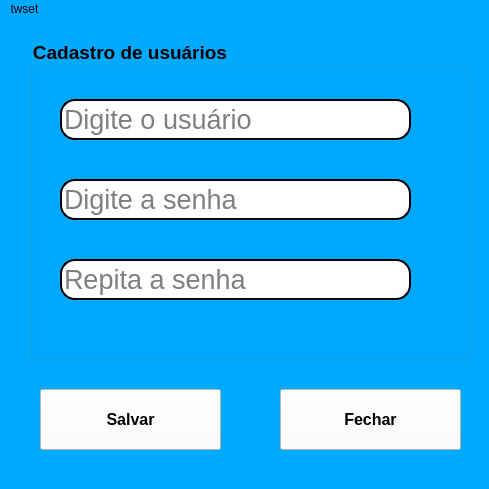
<?xml version="1.0" encoding="UTF-8"?>
<ui version="4.0">
 <class>MainWindow</class>
 <widget class="QMainWindow" name="MainWindow">
  <property name="geometry">
   <rect>
    <x>0</x>
    <y>0</y>
    <width>489</width>
    <height>489</height>
   </rect>
  </property>
  <property name="windowTitle">
   <string>MainWindow</string>
  </property>
  <property name="styleSheet">
   <string notr="true">background-color: rgb(0, 170, 255);</string>
  </property>
  <widget class="QWidget" name="centralwidget">
   <widget class="QGroupBox" name="groupBox">
    <property name="geometry">
     <rect>
      <x>30</x>
      <y>20</y>
      <width>441</width>
      <height>321</height>
     </rect>
    </property>
    <property name="font">
     <font>
      <pointsize>14</pointsize>
      <weight>75</weight>
      <bold>true</bold>
     </font>
    </property>
    <property name="contextMenuPolicy">
     <enum>Qt::NoContextMenu</enum>
    </property>
    <property name="title">
     <string>Cadastro de usuários</string>
    </property>
    <widget class="QLineEdit" name="le_usuario">
     <property name="geometry">
      <rect>
       <x>30</x>
       <y>60</y>
       <width>351</width>
       <height>41</height>
      </rect>
     </property>
     <property name="font">
      <font>
       <pointsize>20</pointsize>
      </font>
     </property>
     <property name="styleSheet">
      <string notr="true">background-color:rgb(255,255,255);
border-radius:15px;
border-style:outset;
border-width:2px;</string>
     </property>
     <property name="text">
      <string/>
     </property>
     <property name="placeholderText">
      <string>Digite o usuário</string>
     </property>
    </widget>
    <widget class="QLineEdit" name="le_senha">
     <property name="geometry">
      <rect>
       <x>30</x>
       <y>140</y>
       <width>351</width>
       <height>41</height>
      </rect>
     </property>
     <property name="font">
      <font>
       <pointsize>20</pointsize>
      </font>
     </property>
     <property name="styleSheet">
      <string notr="true">background-color:rgb(255,255,255);
border-radius:15px;
border-style:outset;
border-width:2px;</string>
     </property>
     <property name="text">
      <string/>
     </property>
     <property name="echoMode">
      <enum>QLineEdit::Password</enum>
     </property>
     <property name="placeholderText">
      <string>Digite a senha</string>
     </property>
    </widget>
    <widget class="QLineEdit" name="le_senha2">
     <property name="geometry">
      <rect>
       <x>30</x>
       <y>220</y>
       <width>351</width>
       <height>41</height>
      </rect>
     </property>
     <property name="font">
      <font>
       <pointsize>20</pointsize>
      </font>
     </property>
     <property name="styleSheet">
      <string notr="true">background-color:rgb(255,255,255);
border-radius:15px;
border-style:outset;
border-width:2px;</string>
     </property>
     <property name="text">
      <string/>
     </property>
     <property name="echoMode">
      <enum>QLineEdit::Password</enum>
     </property>
     <property name="placeholderText">
      <string>Repita a senha</string>
     </property>
    </widget>
   </widget>
   <widget class="QPushButton" name="bt_salvar">
    <property name="geometry">
     <rect>
      <x>40</x>
      <y>370</y>
      <width>181</width>
      <height>61</height>
     </rect>
    </property>
    <property name="font">
     <font>
      <pointsize>12</pointsize>
      <weight>75</weight>
      <bold>true</bold>
     </font>
    </property>
    <property name="styleSheet">
     <string notr="true">background-color: rgb(255, 255, 255);

</string>
    </property>
    <property name="text">
     <string>Salvar</string>
    </property>
    <property name="icon">
     <iconset>
      <normaloff>../icones/salvar.png</normaloff>../icones/salvar.png</iconset>
    </property>
    <property name="iconSize">
     <size>
      <width>40</width>
      <height>40</height>
     </size>
    </property>
   </widget>
   <widget class="QPushButton" name="bt_fechar">
    <property name="geometry">
     <rect>
      <x>280</x>
      <y>370</y>
      <width>181</width>
      <height>61</height>
     </rect>
    </property>
    <property name="font">
     <font>
      <pointsize>12</pointsize>
      <weight>75</weight>
      <bold>true</bold>
     </font>
    </property>
    <property name="styleSheet">
     <string notr="true">background-color: rgb(255, 255, 255);
</string>
    </property>
    <property name="text">
     <string>Fechar</string>
    </property>
    <property name="icon">
     <iconset>
      <normaloff>../icones/download.png</normaloff>../icones/download.png</iconset>
    </property>
    <property name="iconSize">
     <size>
      <width>55</width>
      <height>55</height>
     </size>
    </property>
   </widget>
  </widget>
  <widget class="QMenuBar" name="menubar">
   <property name="geometry">
    <rect>
     <x>0</x>
     <y>0</y>
     <width>489</width>
     <height>26</height>
    </rect>
   </property>
   <widget class="QMenu" name="menutwset">
    <property name="title">
     <string>twset</string>
    </property>
   </widget>
   <addaction name="menutwset"/>
  </widget>
  <widget class="QStatusBar" name="statusbar"/>
 </widget>
 <resources/>
 <connections/>
</ui>
